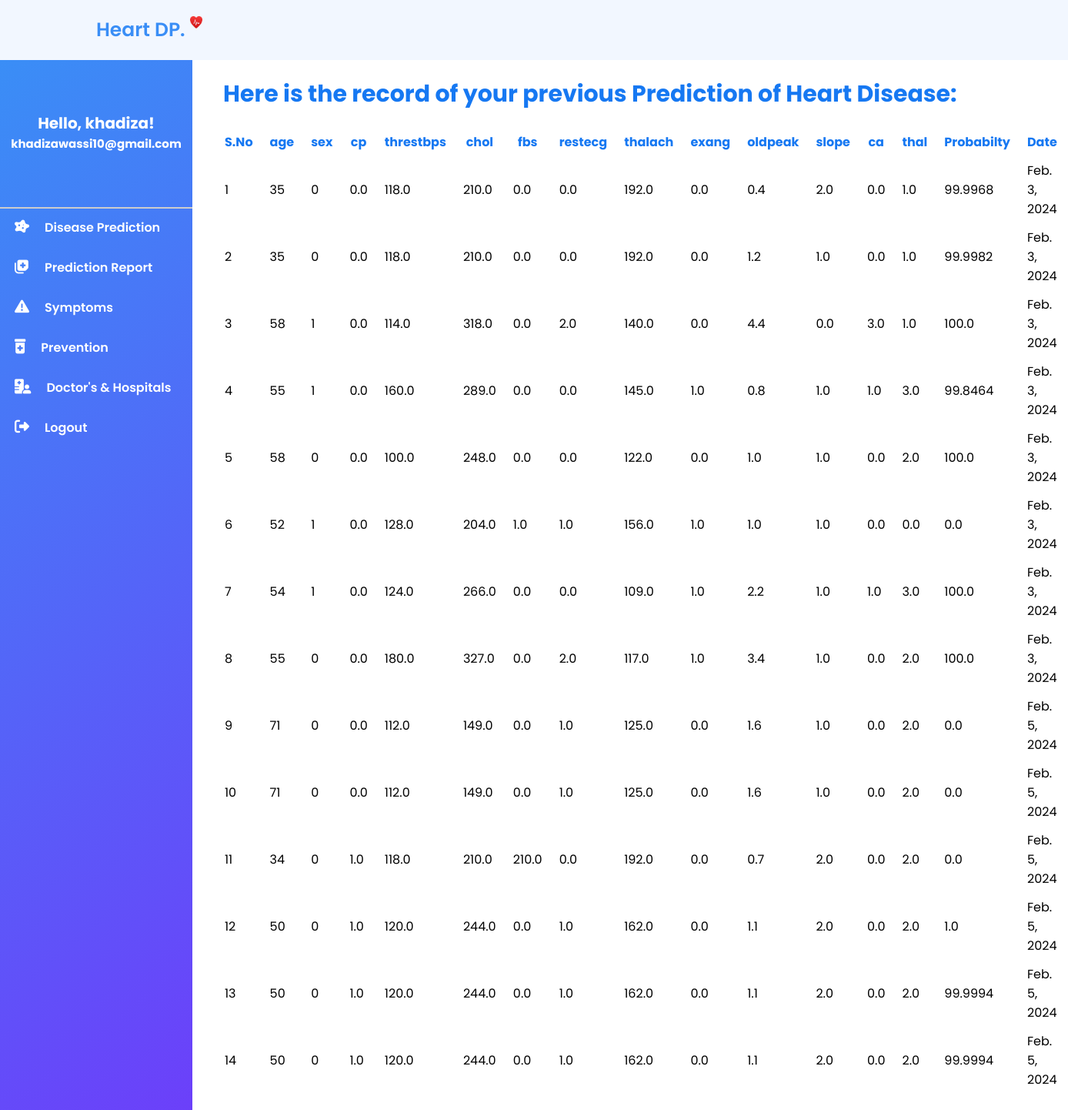
The app's page /report (signed in), older data.
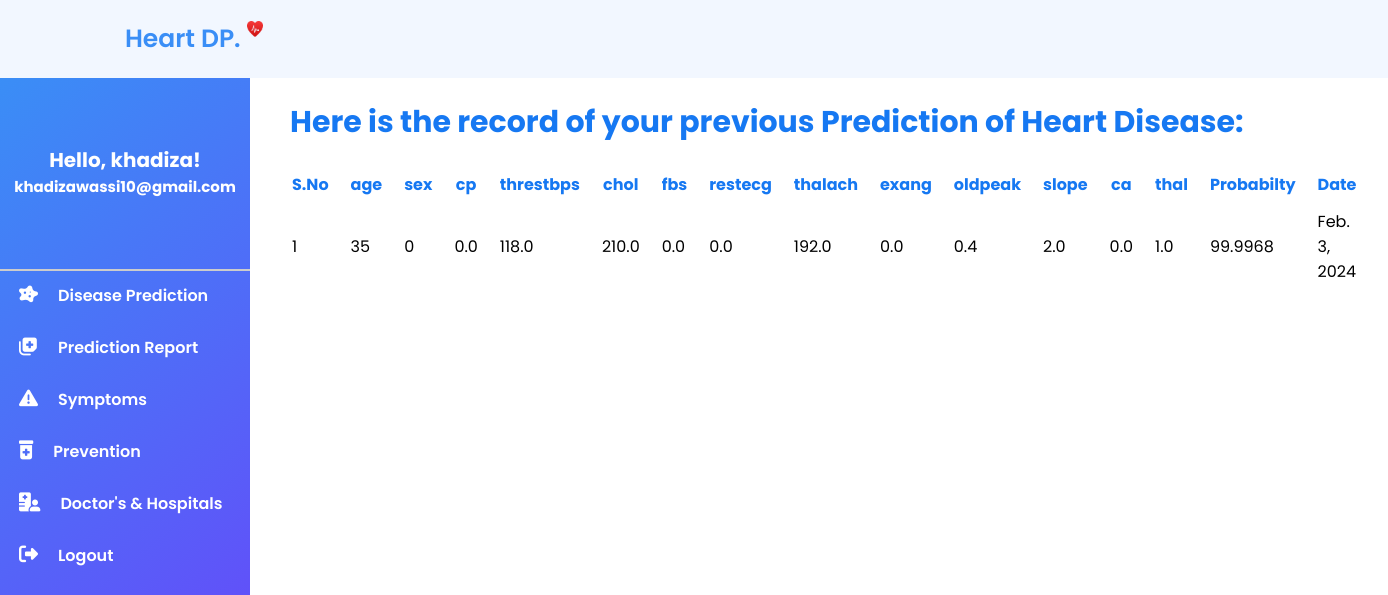
The same page, newer data.
### heartDiseasePrediction/models.py (models this page shows, shortened)
class HeartData(models.Model):
    age = models.IntegerField()
    sex = models.IntegerField()
    cp = models.FloatField()
    trestbps = models.FloatField()
    chol = models.FloatField()
    fbs = models.FloatField()
    restcg = models.FloatField()
    thalach = models.FloatField()
    exang = models.FloatField()
    oldpeak = models.FloatField()
    slope = models.FloatField()
    ca = models.FloatField()
    thal = models.FloatField()
    owner = models.ForeignKey(get_user_model() , on_delete=models.CASCADE , related_name='owner' , null=True)
    date = models.DateField(auto_now_add=True)
    probability = models.FloatField(null=True)

### heartDiseasePrediction/views.py (the view)
# urls.py: path('report', views.Report , name='report'),
def Report(request):
    if request.user.is_authenticated:
        record_data = HeartData.objects.filter(owner = request.user) #Filter only those data
        return render(request, 'report.html', {'record_data':record_data})
    return redirect('signin')

### template/report.html (shortened to what this page needs)
<!DOCTYPE html>
<html lang="en">
<head>
  <link rel="stylesheet" href="static/css/sidebar.css">
  <link rel="stylesheet" href="static/css/rowcode.css">
</head>
<body>
  <header class="header">
    <a href="#" class="logo text-decoration-none">Heart DP. <img src="static/img/logo.png" alt="" /></a>
  </header>
  <section>
    <div class="side-menu">
      <center>
        <h2>Hello, {{ user.username }}!</h2>
        <h3> {{ user.email }}</h3>
      </center> <br>
      <hr>
      <a href="{% url 'dashboard'%}"><i class="fa-solid fa-disease"></i><span>Disease Prediction</span></a>
      <a href="{% url 'report'%}"><i class="fa-solid fa-notes-medical"></i><span>Prediction Report</span></a>
      <a href="{% url 'symptoms'%}"><i class="fa-solid fa-triangle-exclamation"></i><span>Symptoms</span></a>
      <a href="{% url 'prevention'%}"><i class="fa-solid fa-prescription-bottle-medical"></i><span>Prevention</span></a>
      <a href="{% url 'DoctorAndHospital'%}"><i class="fa-solid fa-hospital-user"></i><span>Doctor's &
          Hospitals</span></a>
      <a href="{% url 'signout'%}"><i class="fa-solid fa-right-from-bracket"></i><span>Logout</span></a>
    </div>
    <div class="data">
      <h1> Here is the record of your previous Prediction of Heart Disease: </h1>
      {% if record_data %}
      <br>
      <table>
        <thead>
          <tr>
            <th>S.No</th>
            <th>age</th>
            <th>sex</th>
            <th>cp</th>
            <th>threstbps</th>
            <th>chol</th>
            <th>fbs</th>
            <th>restecg</th>
            <th>thalach</th>
            <th>exang</th>
            <th>oldpeak</th>
            <th>slope</th>
            <th>ca</th>
            <th>thal</th>
            <th>Probabilty</th>
            <th>Date</th>
          </tr>
        </thead>
        <tbody>
          {% for data in record_data %}
          <tr>
            <td>{{ forloop.counter }}</td>
            <td>{{ data.age }}</td>
            <td>{{ data.sex }}</td>
            <td>{{ data.cp }}</td>
            <td>{{ data.trestbps }}</td>
            <td>{{ data.chol }}</td>
            <td>{{ data.fbs }}</td>
            <td>{{ data.restcg }}</td>
            <td>{{ data.thalach }}</td>
            <td>{{ data.exang }}</td>
            <td>{{ data.oldpeak }}</td>
            <td>{{ data.slope }}</td>
            <td>{{ data.ca }}</td>
            <td>{{ data.thal }}</td>
            <td>{{ data.probability }}</td>
            <td>{{ data.date }}</td>
          </tr>
          {% endfor %}
        </tbody>
      </table>
      {% else %}
      <br>
      <h5 style="font-size: 20px;">At present, there are no previous records associated with your medical history.</h5>
      {% endif %}
      <br>
      <br>
    </div>
  </section>
</body>
</html>

### static/css/sidebar.css (style rules this page uses)
* { margin: 0; padding: 0; box-sizing: border-box; text-decoration: none; border: none; outline: none; scroll-behavior: smooth; font-family: 'Poppins', sans-serif; }
:root { --bg-color: #F2F7FF; --footer-bg-color: #0A0E31; --text-color: #6C87AE; --gradient-1: #1678F2; }
html { font-size: 62.5%; overflow-x: hidden; }
.header { position: fixed; top: 0; left: 0; width: 100%; padding: 2rem 9%; background: var(--bg-color); display: flex; justify-content: space-between; align-items: center; z-index: 100; transition: .3s; }
.logo { position: relative; font-size: 2.5rem; color: #3A8EF6; font-weight: 600; }
.header img { width: 1.6rem; height: 1.6rem; margin-bottom: 1rem; }
.data { height: 100vh; margin-left: 290px; padding-top: 10rem; margin-right: 3rem; font-size: 1.6rem; }
.side-menu { position: fixed; background: linear-gradient(141deg, #3A8EF6 0%, #6F3AFA 100%); width: 250px; height: 100%; margin-top: 75px; }
.side-menu center h2 { margin-top: 70px; color: white; font-size: 2rem; }
.side-menu center h3 { color: white; font-size: 1.5rem; padding-bottom: 5.5rem; }
.side-menu a { display: block; line-height: 50px; transition: 0.5s; }
.side-menu span { font-size: 1.6rem; margin-left: 20px; font-weight: 600; color: white; }
.side-menu i { font-size: 19px; margin-left: 19px; color: white; }

### static/css/rowcode.css (style rules this page uses)
:root { --text-color: #6C87AE; --gradient-1: #1678F2; }

### template/report.html (style rules this page uses)
:root { --bg-color: #F2F7FF; --footer-bg-color: #0A0E31; --text-color: #6C87AE; --gradient-1: #1678F2; }
h1 { color: var(--gradient-1); font-size: 3rem; }
th { color: #1678F2; }
th, td { padding: 0px 20px 10px 0px; }
hr { border: 0; border-bottom: 2px solid #ccc; font-weight: 600; }

Row changes from the older to the newer data that the page shows:
removed HeartData: age "35", sex "0", cp "0.0", trestbps "118.0", chol "210.0", fbs "0.0", restcg "0.0", thalach "192.0", exang "0.0", oldpeak "1.2", slope "1.0", ca "0.0", thal "1.0", probability "99.9982", date "Feb. 3, 2024"
removed HeartData: age "58", sex "1", cp "0.0", trestbps "114.0", chol "318.0", fbs "0.0", restcg "2.0", thalach "140.0", exang "0.0", oldpeak "4.4", slope "0.0", ca "3.0", thal "1.0", probability "100.0", date "Feb. 3, 2024"
removed HeartData: age "55", sex "1", cp "0.0", trestbps "160.0", chol "289.0", fbs "0.0", restcg "0.0", thalach "145.0", exang "1.0", oldpeak "0.8", slope "1.0", ca "1.0", thal "3.0", probability "99.8464", date "Feb. 3, 2024"
removed HeartData: age "58", sex "0", cp "0.0", trestbps "100.0", chol "248.0", fbs "0.0", restcg "0.0", thalach "122.0", exang "0.0", oldpeak "1.0", slope "1.0", ca "0.0", thal "2.0", probability "100.0", date "Feb. 3, 2024"
removed HeartData: age "52", sex "1", cp "0.0", trestbps "128.0", chol "204.0", fbs "1.0", restcg "1.0", thalach "156.0", exang "1.0", oldpeak "1.0", slope "1.0", ca "0.0", thal "0.0", probability "0.0", date "Feb. 3, 2024"
removed HeartData: age "54", sex "1", cp "0.0", trestbps "124.0", chol "266.0", fbs "0.0", restcg "0.0", thalach "109.0", exang "1.0", oldpeak "2.2", slope "1.0", ca "1.0", thal "3.0", probability "100.0", date "Feb. 3, 2024"
removed HeartData: age "55", sex "0", cp "0.0", trestbps "180.0", chol "327.0", fbs "0.0", restcg "2.0", thalach "117.0", exang "1.0", oldpeak "3.4", slope "1.0", ca "0.0", thal "2.0", probability "100.0", date "Feb. 3, 2024"
removed HeartData: age "71", sex "0", cp "0.0", trestbps "112.0", chol "149.0", fbs "0.0", restcg "1.0", thalach "125.0", exang "0.0", oldpeak "1.6", slope "1.0", ca "0.0", thal "2.0", probability "0.0", date "Feb. 5, 2024"
removed HeartData: age "71", sex "0", cp "0.0", trestbps "112.0", chol "149.0", fbs "0.0", restcg "1.0", thalach "125.0", exang "0.0", oldpeak "1.6", slope "1.0", ca "0.0", thal "2.0", probability "0.0", date "Feb. 5, 2024"
removed HeartData: age "34", sex "0", cp "1.0", trestbps "118.0", chol "210.0", fbs "210.0", restcg "0.0", thalach "192.0", exang "0.0", oldpeak "0.7", slope "2.0", ca "0.0", thal "2.0", probability "0.0", date "Feb. 5, 2024"
removed HeartData: age "50", sex "0", cp "1.0", trestbps "120.0", chol "244.0", fbs "0.0", restcg "1.0", thalach "162.0", exang "0.0", oldpeak "1.1", slope "2.0", ca "0.0", thal "2.0", probability "1.0", date "Feb. 5, 2024"
removed HeartData: age "50", sex "0", cp "1.0", trestbps "120.0", chol "244.0", fbs "0.0", restcg "1.0", thalach "162.0", exang "0.0", oldpeak "1.1", slope "2.0", ca "0.0", thal "2.0", probability "99.9994", date "Feb. 5, 2024"
removed HeartData: age "50", sex "0", cp "1.0", trestbps "120.0", chol "244.0", fbs "0.0", restcg "1.0", thalach "162.0", exang "0.0", oldpeak "1.1", slope "2.0", ca "0.0", thal "2.0", probability "99.9994", date "Feb. 5, 2024"
